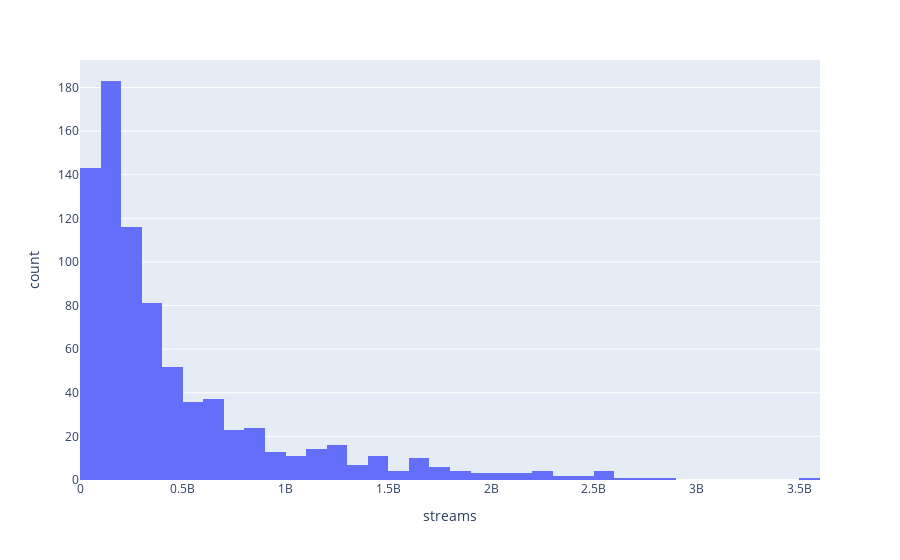

The code cell stored with this chart in its notebook:
### Code cell
# Apartado C
fig = px.histogram(spotify, x="streams")
fig.show()

### Figure 1 — Plotly figure (JSON) as saved in the notebook; plotly's stock layout.template omitted (floating-point values rounded to 4 significant figures; data arrays with more than 128 entries replaced by an {"elided": "..."} marker saying what was removed)
{"data": [{"alignmentgroup": "True", "bingroup": "x", "hovertemplate": "streams=%{x}<br>count=%{y}<extra></extra>", "legendgroup": "", "marker": {"color": "#636efa", "pattern": {"shape": ""}}, "name": "", "offsetgroup": "", "orientation": "v", "showlegend": false, "type": "histogram", "x": {"elided": "817 int values"}, "xaxis": "x", "yaxis": "y"}], "layout": {"barmode": "relative", "legend": {"tracegroupgap": 0}, "margin": {"t": 60}, "xaxis": {"anchor": "y", "domain": [0, 1], "title": {"text": "streams"}}, "yaxis": {"anchor": "x", "domain": [0, 1], "title": {"text": "count"}}}}
